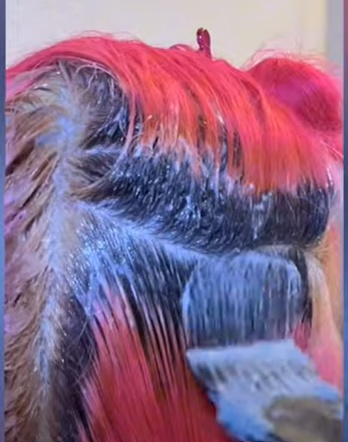
#> input picture outputs/49.jpg, 348 x 442 px, given in place of Screenshot 2025-05-29 210148.png, which was not available
$ python app2.py
#> lines starting #> are read from the running program, lines starting #| are printed output that depends on the picture; after the words box and inside, x2 and y2 are one past the last pixel; in counts of white or black regions, pixels touching at a corner belong together; pictures that were not available may be replaced by others from this repository, and a replacement may not be noted
import cv2
import numpy as np

def crop_solid_color_padding_optimized(image_path, padding_color_rgb=None, tolerance=15):
    """
    Cắt bỏ các dải padding màu đồng nhất ở các cạnh của hình ảnh một cách tối ưu.
    Sử dụng các thao tác mảng của NumPy để tăng tốc độ.

    Args:
        image_path (str): Đường dẫn đến file hình ảnh có padding.
        padding_color_rgb (tuple, optional): Màu của padding (R, G, B).
                                             Nếu None, sẽ cố gắng tự động phát hiện.
                                             Mặc định None.
        tolerance (int): Ngưỡng sai số màu cho phép để xác định pixel thuộc padding.
                         Mặc định 15.

    Returns:
        numpy.ndarray: Hình ảnh đã được cắt, hoặc None nếu lỗi.
    """
#> called with image_path = 'images/Screenshot 2025-05-29 210148.png', tolerance = 15
    try:
        img = cv2.imread(image_path)
#> img is the input picture: shape (442, 348, 3); mean B, G, R 139, 107.6, 139.7
        if img is None:
            print(f"Lỗi: Không thể đọc hình ảnh từ đường dẫn: {image_path}")
            return None

        h, w, _ = img.shape
#> h = 442; w = 348

        # Tự động phát hiện màu padding nếu không được cung cấp
        if padding_color_rgb is None:
            # Lấy màu của 4 góc để ước tính màu padding
            corners = [
                img[0, 0],         # Top-left
                img[0, w-1],       # Top-right
                img[h-1, 0],       # Bottom-left
                img[h-1, w-1]      # Bottom-right
            ]
#> corners = [[136, 92, 93], [126, 97, 147], [118, 77, 85], [122, 76, 52]]
            # Tính trung bình màu của các góc. Chuyển sang RGB từ BGR của OpenCV
            avg_color_bgr = np.mean(corners, axis=0).astype(int)
#> avg_color_bgr = [125, 85, 94]
            padding_color_rgb = (avg_color_bgr[2], avg_color_bgr[1], avg_color_bgr[0])
#> padding_color_rgb = (94, 85, 125)
            print(f"Tự động phát hiện màu padding: {padding_color_rgb}")
#| Tự động phát hiện màu padding: (94, 85, 125)

        # Chuyển đổi màu padding sang định dạng BGR của OpenCV
        padding_color_bgr = np.array(padding_color_rgb[::-1])
#> padding_color_bgr = [125, 85, 94]

        # Tạo mask cho các pixel không phải padding (nội dung chính)
        # Bằng cách này, chúng ta chỉ cần một phép tính duy nhất cho toàn bộ ảnh
        # np.any(..., axis=2) sẽ kiểm tra nếu bất kỳ kênh màu nào khác biệt quá tolerance
        # (True = không phải padding)
        non_padding_mask = np.any(np.abs(img - padding_color_bgr) > tolerance, axis=2)
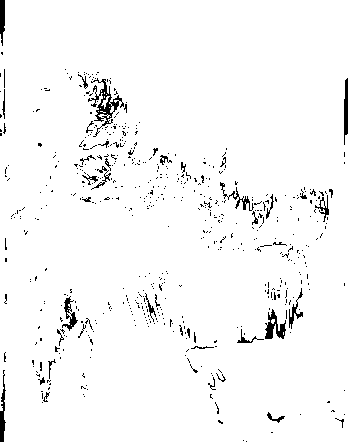
#> non_padding_mask: shape (442, 348) bool; 96.9% white; black in thin lines or dots

        # Tìm các tọa độ của các pixel không phải padding
        # np.argwhere trả về các cặp (row, col)
        coords = np.argwhere(non_padding_mask)
#> coords = 148995 pairs, first value 0 to 441, second value 0 to 347

        if coords.size == 0:
            print("Không tìm thấy nội dung chính (toàn bộ ảnh là padding hoặc màu tương tự).")
            return None

        # Tìm bounding box của nội dung chính
        y_min, x_min = coords.min(axis=0)
#> y_min = 0; x_min = 0
        y_max, x_max = coords.max(axis=0)
#> y_max = 441; x_max = 347

        # Cắt ảnh
        cropped_img = img[y_min : y_max + 1, x_min : x_max + 1]
        return cropped_img

    except Exception as e:
        print(f"Đã xảy ra lỗi: {e}")
        return None

# --- Cách sử dụng ---
if __name__ == "__main__":
    image_file = "48.jpg" # Đường dẫn đến ảnh của bạn
    image_file = "images/Screenshot 2025-05-29 210148.png"

    # Sử dụng hàm tối ưu hóa
    result_image_optimized = crop_solid_color_padding_optimized(image_file, tolerance=15)

    if result_image_optimized is not None:
        cv2.imshow("Original Image (48.jpg)", cv2.imread(image_file))
        cv2.imshow("Cropped Image (Optimized)", result_image_optimized)
        cv2.imwrite("content_from_48_optimized.png", result_image_optimized)
        print("Đã lưu ảnh nội dung chính tối ưu hóa tại: content_from_48_optimized.png")
        cv2.waitKey(0)
        cv2.destroyAllWindows()
    else:
        print("Không thể cắt ảnh.")

$ run again, on outputs/50.jpg
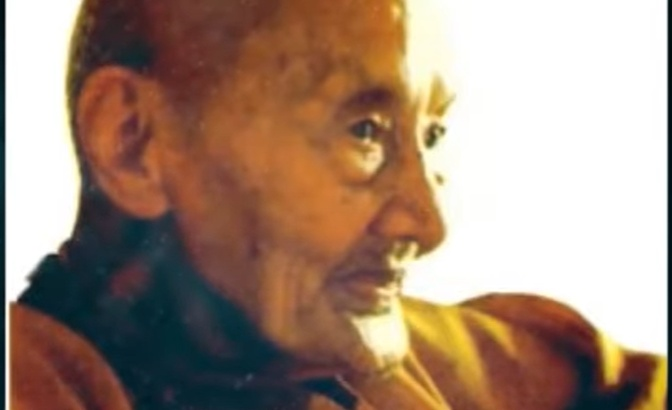
#> input picture outputs/50.jpg, 672 x 410 px, given in place of Screenshot 2025-05-29 210148.png, which was not available
#> in crop_solid_color_padding_optimized, img is the input picture: shape (410, 672, 3); mean B, G, R 122.4, 139.1, 164
#> corners = [[23, 17, 4], [17, 17, 0], [40, 31, 0], [26, 19, 0]]
#> avg_color_bgr = [26, 21, 1]
#> padding_color_rgb = (1, 21, 26)
#| Tự động phát hiện màu padding: (1, 21, 26)
#> padding_color_bgr = [26, 21, 1]
#> in crop_solid_color_padding_optimized, `non_padding_mask = np.any(np.abs(img - padding_color_bgr) > tolerance,..`:
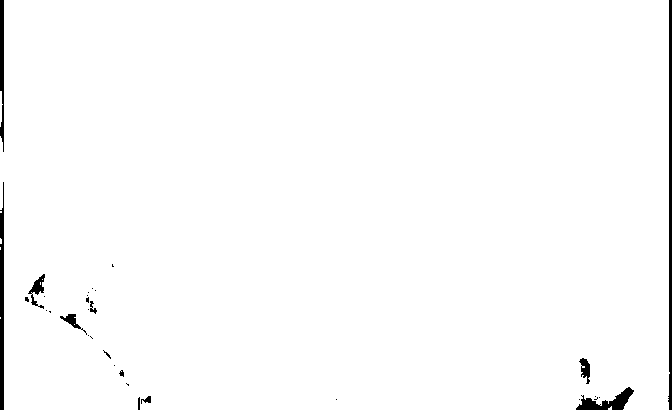
#> non_padding_mask: shape (410, 672) bool; 98.6% white; 32 black regions (21 under 20 px), largest, box (x1, y1, x2, y2) and area: (668, 0, 672, 410) 1232, (0, 182, 4, 410) 810, (576, 387, 634, 410) 565
#> coords = 271676 pairs, first value 0 to 409, second value 0 to 669
#> y_min = 0
#> y_max = 409; x_max = 669

$ run again, on outputs/51.jpg
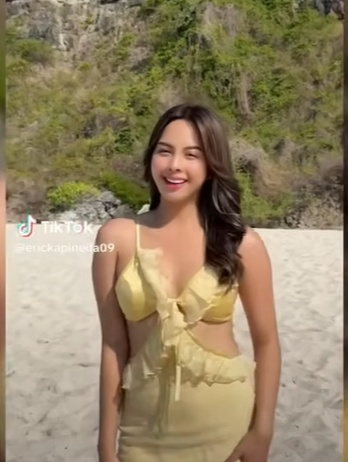
#> input picture outputs/51.jpg, 348 x 462 px, given in place of Screenshot 2025-05-29 210148.png, which was not available
#> in crop_solid_color_padding_optimized, img is the input picture: shape (462, 348, 3); mean B, G, R 102.1, 131.5, 147.3
#> corners = [[77, 100, 116], [51, 70, 85], [30, 42, 66], [58, 118, 140]]
#> avg_color_bgr = [54, 82, 101]
#> padding_color_rgb = (101, 82, 54)
#| Tự động phát hiện màu padding: (101, 82, 54)
#> padding_color_bgr = [54, 82, 101]
#> in crop_solid_color_padding_optimized, `non_padding_mask = np.any(np.abs(img - padding_color_bgr) > tolerance,..`:
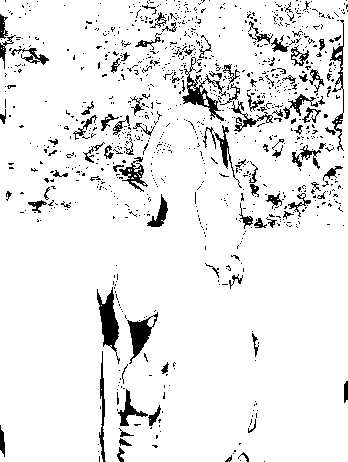
#> non_padding_mask: shape (462, 348) bool; 92.1% white; 986 black regions (885 under 20 px), largest, box (x1, y1, x2, y2) and area: (97, 287, 120, 364) 765, (182, 57, 226, 121) 682, (127, 312, 158, 364) 579
#> coords = 148067 pairs, first value 0 to 461, second value 0 to 347
#> y_min = 0
#> y_max = 461; x_max = 347
